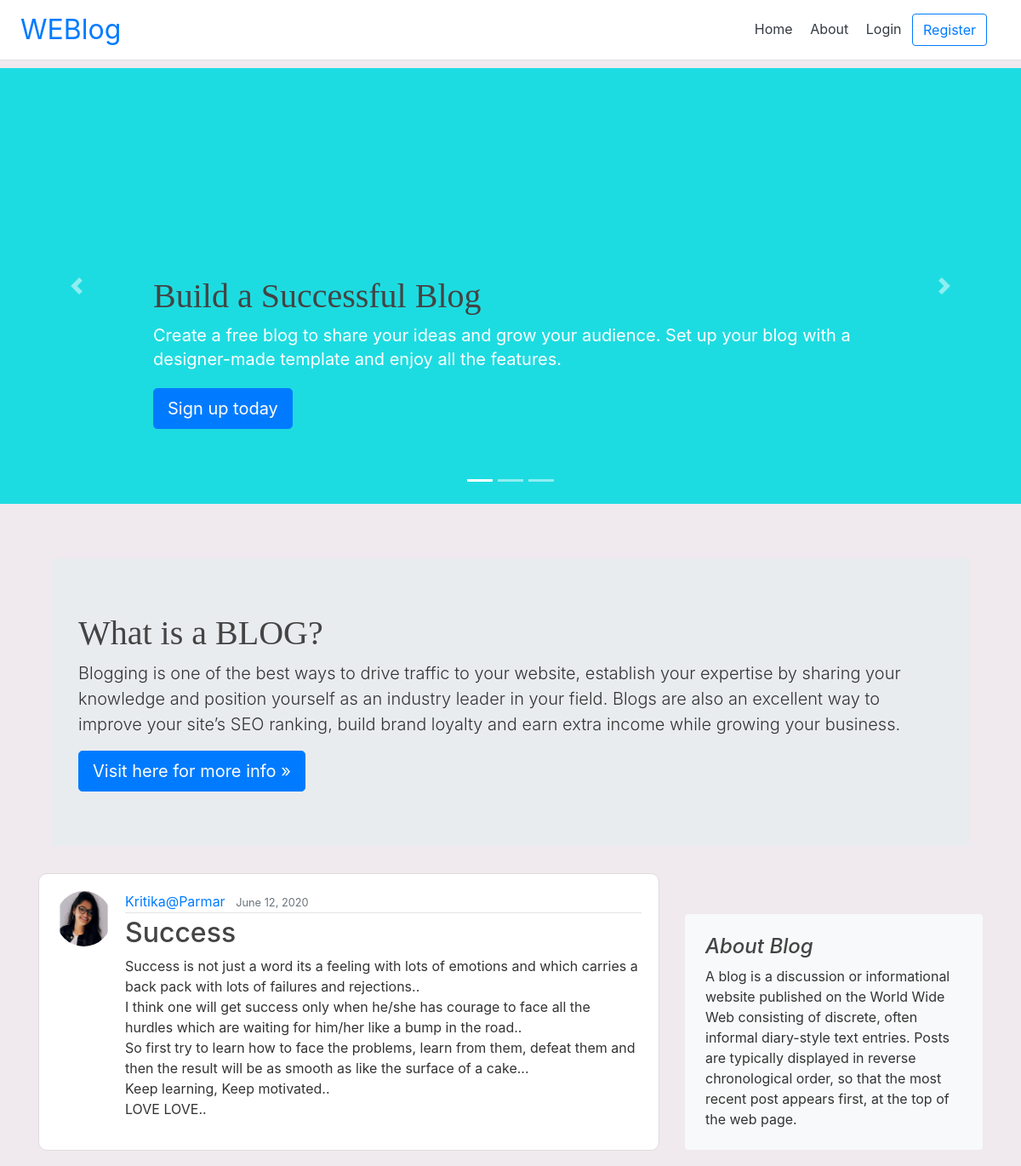
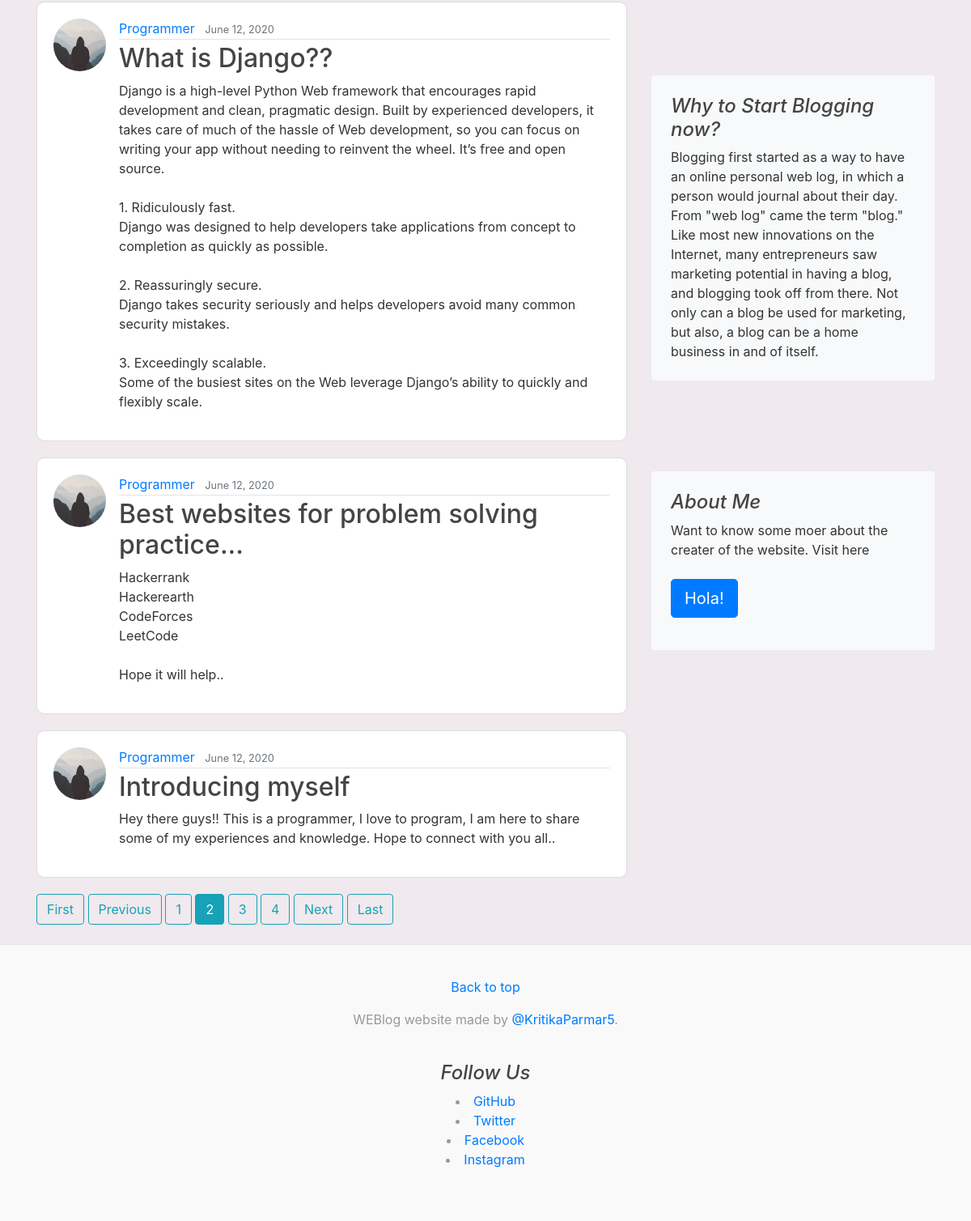
The page /blogs/home/?page=2 on the database its author committed (2 pictures, top to bottom).
### blogapp/models.py (models this page shows, shortened)
class BlogPost(models.Model):
    title = models.CharField(max_length=100)
    content = models.TextField()
    date_posted = models.DateTimeField(default=timezone.now)
    author = models.ForeignKey(User, on_delete=models.CASCADE)

### users/models.py (models this page shows, shortened)
class Profile(models.Model):
    user = models.OneToOneField(User, on_delete=models.CASCADE)
    image = models.ImageField(default='default.jpg', upload_to='profile_pics')

### blogapp/views.py (the view)
# urls.py: path('home/', PostListView.as_view(), name='home'),
class PostListView(ListView):
    model = BlogPost
    template_name = 'blogapp/home.html'  # <app>/<model>_<viewtype>.html
    context_object_name = 'posts'
    ordering = ['-date_posted']
    paginate_by = 4  # 4 posts per page

### blogapp/templates/blogapp/home.html
{% extends "blogapp/base.html" %}
{% block content %}
{% for post in posts %}
<article class="media content-section">
  <img class="rounded-circle article-img" src="{{ post.author.profile.image.url }}">
  <div class="media-body">
    <div class="article-metadata">
      <a class="mr-2" href="{% url 'user-posts' post.author.username %}">{{ post.author }}</a>
      <small class="text-muted">{{ post.date_posted|date:"F d, Y"}}</small>
    </div>
    <h2><a class="article-title" href="{% url 'post-detail' post.id %}">{{ post.title }}</a></h2>
    <p class="article-content">{{ post.content }}</p>
  </div>
</article>
{% endfor %}
{% if is_paginated %}
{% if page_obj.has_previous %}
<a class="btn btn-outline-info mb-4" href="?page=1">First</a>
<a class="btn btn-outline-info mb-4" href="?page={{ page_obj.previous_page_number }}">Previous</a>
{% endif %}
{% for num in page_obj.paginator.page_range %}
{% if page_obj.number == num %}
<a class="btn btn-info mb-4" href="?page={{ num }}">{{ num }}</a>
{% elif num > page_obj.number|add:'-3' and num < page_obj.number|add:'3' %}
<a class="btn btn-outline-info mb-4" href="?page={{ num }}">{{ num }}</a>
{% endif %}
{% endfor %}
{% if page_obj.has_next %}
<a class="btn btn-outline-info mb-4" href="?page={{ page_obj.next_page_number }}">Next</a>
<a class="btn btn-outline-info mb-4" href="?page={{ page_obj.paginator.num_pages }}">Last</a>
{% endif %}
{% endif %}
{% endblock content %}

### blogapp/static/blogapp/style.css (style rules this page uses)
body { background: #f0e9ed; color: #333333; margin-top: 5rem; }
h1, h2, h3, h4, h5, h6 { color: #444444; }
.content-section { background: #ffffff; padding: 20px 20px; border: 1px solid #dddddd; border-radius: 10px; margin-bottom: 20px; }
.article-title { color: #444444; }
.article-content { white-space: pre-line; }
.article-img { height: 65px; width: 65px; margin-right: 16px; }
.article-metadata { padding-bottom: 1px; margin-bottom: 4px; border-bottom: 1px solid #e3e3e3 }

### rows shown on the page
BlogPost: author.profile.image (picture), author "Kritika@Parmar", date_posted "June 12, 2020", title "Success", content "Success is not just a word its a feeling with lots of emotions and which carries a back pack with lots of failures and rejections.. I think one will get success only when he/she has courage to face all the hurdles which are waiting for him/her like a bump in the road.. So first try to learn how to face the problems, learn from them, defeat them and then the result will be as smooth as like the surface of a cake... Keep learning, Keep motivated.. LOVE LOVE.."
BlogPost: author.profile.image (placeholder picture), author "Programmer", date_posted "June 12, 2020", title "What is Django??", content "Django is a high-level Python Web framework that encourages rapid development and clean, pragmatic design. Built by experienced developers, it takes care of much of the hassle of Web development, so you can focus on writing your app without needing to reinvent the wheel. It’s free and open source. 1. Ridiculously fast. Django was designed to help developers take applications from concept to completion as quickly as possible. 2. Reassuringly secure. Django takes security seriously and helps developers avoid many common security mistakes. 3. Exceedingly scalable. Some of the busiest sites on the Web leverage Django’s ability to quickly and flexibly scale."
BlogPost: author.profile.image (placeholder picture), author "Programmer", date_posted "June 12, 2020", title "Best websites for problem solving practice...", content "Hackerrank Hackerearth CodeForces LeetCode Hope it will help.."
BlogPost: author.profile.image (placeholder picture), author "Programmer", date_posted "June 12, 2020", title "Introducing myself", content "Hey there guys!! This is a programmer, I love to program, I am here to share some of my experiences and knowledge. Hope to connect with you all.."

### other values the page prints
{{ num }} "1" "3" "4"
{{ num }} "2"
